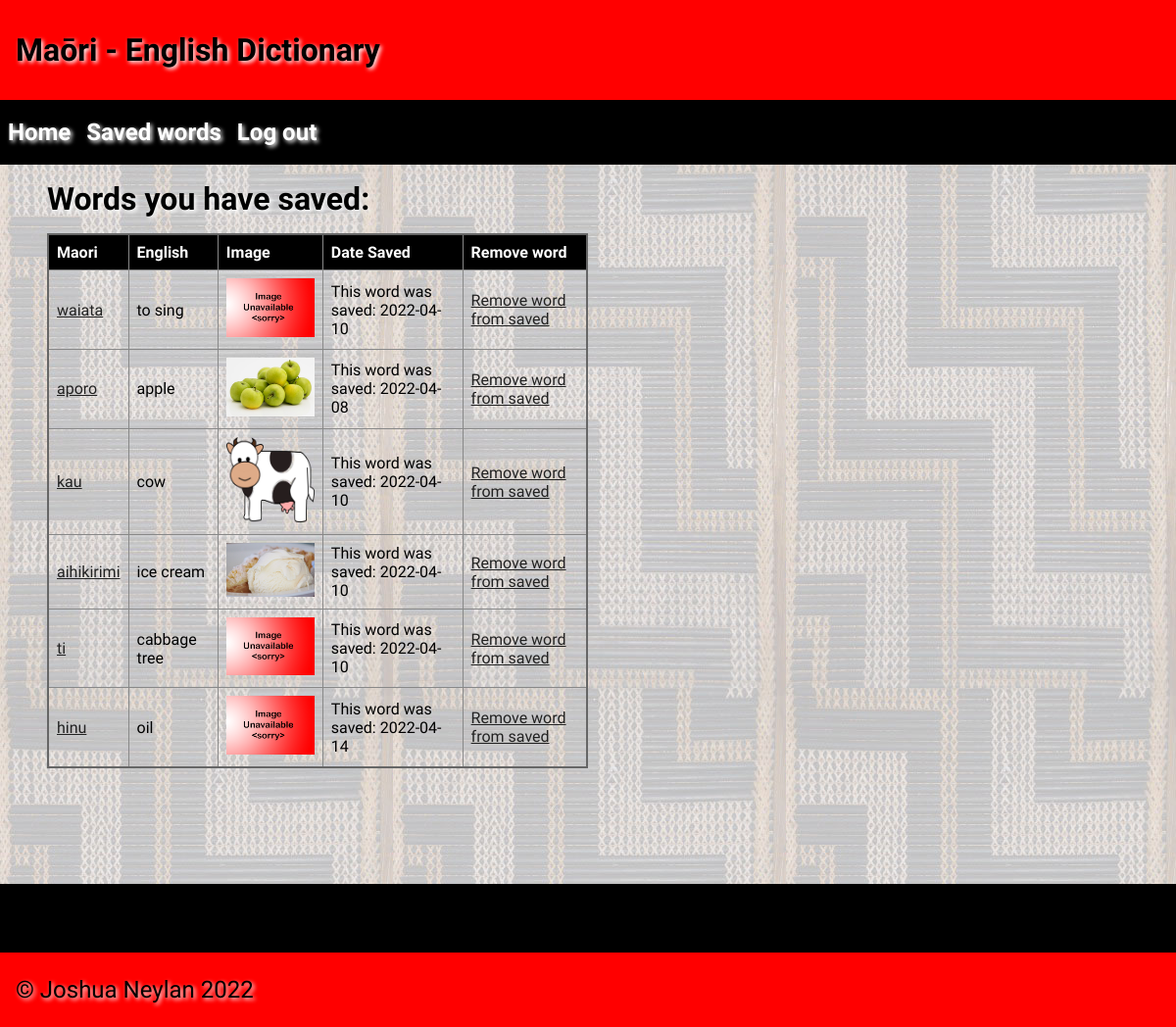
The app's page /saved (signed in), older data.
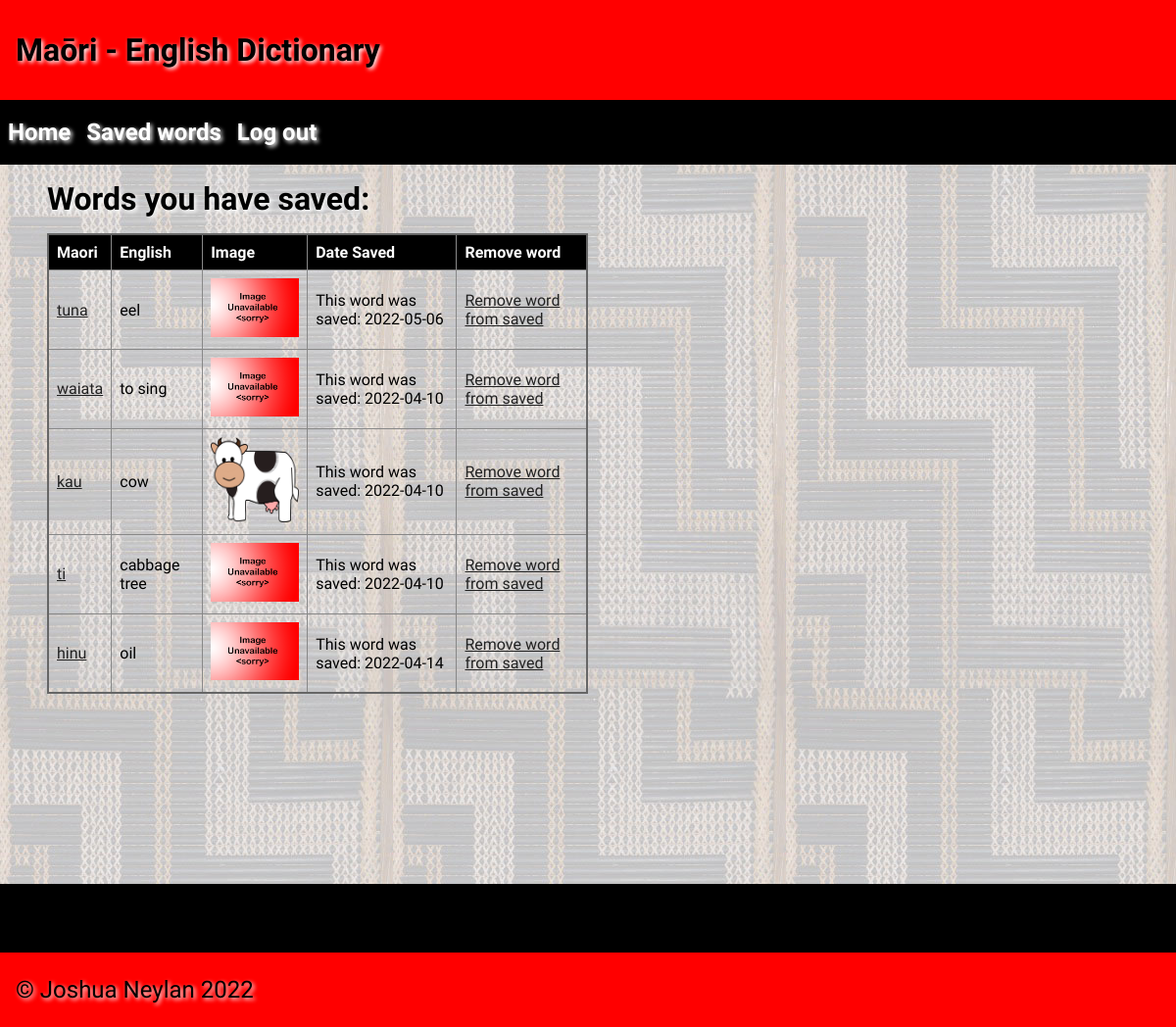
The same page, newer data.
### tables this page shows
CREATE TABLE "Saved_words"
(
    id        INTEGER
        constraint Saved_words_pk
            primary key autoincrement,
    word_id   INTEGER
        references Dictionary,
    user_id   INTEGER
        references User,
    timestamp datetime
);

CREATE TABLE "Dictionary"
(
    id         integer
        constraint Dictionary_pk
            primary key autoincrement,
    maori      varchar(85),
    english    varchar(100),
    category   varchar(50),
    year_level integer(10),
    image      varchar(100),
    timestamp  datetime,
    author     varchar(60),
    definition varchar(200)
);

### app.py (the view)
@app.route("/saved")
def render_saved():
    if not is_logged_in():
        return redirect("/")
    user_id = session["user_id"]
    con = create_connection(DB_NAME)
    query = "SELECT word_id, timestamp FROM Saved_words WHERE user_id = ?;"
    cur = con.cursor()
    cur.execute(query, (user_id,))
    word_ids_with_timestamps = cur.fetchall()
    for i in range(len(word_ids_with_timestamps)):
        word_ids_with_timestamps[i] = word_ids_with_timestamps[i][0], word_ids_with_timestamps[i][1]
    word_ids_with_timestamps = list(set(word_ids_with_timestamps))
    query = "SELECT maori, english, category, image, id FROM Dictionary WHERE id = ?;"
    saved_words_details_list = []
    for word_id_with_timestamp in word_ids_with_timestamps:
        cur.execute(query, (word_id_with_timestamp[0],))
        word_details = cur.fetchall()
        updated_word_details = []
        for word in word_details[0]:
            updated_word_details.append(word)
        if updated_word_details[3] is None:
            updated_word_details[3] = "noimage.png"
        saved_words_details_list.append([updated_word_details, word_id_with_timestamp[1]])
    return render_template("saved_words.html", logged_in=is_logged_in(),
                           saved_words_details_list=saved_words_details_list)

### app.py (called while the page is built)
def create_connection(db_file):
    try:
        connection = sqlite3.connect(db_file)
        connection.execute("pragma foreign_keys=ON")
        return connection
    except Error as e:
        print(e)
    return None

def is_logged_in():
    if session.get("email") is None:
        return False
    return True

### templates/saved_words.html (shortened to what this page needs)
{% extends 'base.html' %}
{% block heading %}Maōri - English Dictionary{% endblock %}
{% block main %}
    <h1> Words you have saved:</h1>
    <table>
        <tr>
            <th> Maori </th>
            <th> English</th>
            <th> Image </th>
            <th> Date Saved </th>
            <th> Remove word</th>
        </tr>
        {% for word_details in saved_words_details_list %}
            <tr>
                <td><a href = "/{{word_details[0][2]}}/{{word_details[0][0]}}">{{word_details[0][0]}}</a></td>
                <td> {{word_details[0][1]}} </td>
                <td><img class = "thumb" src = "../static/images/{{word_details[0][3]}}"></td>
                <td>This word was saved: {{word_details[1]}}</td>
                <td><a href = "/unsaveword-{{word_details[0][2]}}-{{word_details[0][4]}}">Remove word from saved</a></td>
            </tr>
        {% endfor %}
    </table>
{% endblock %}

### templates/base.html (shortened to what this page needs)
<!doctype html>
<html lang="en">
<head>
	<link href="{{ url_for('static', filename='css/style.css') }}" rel="stylesheet">
</head>
<body>
    <header>
        <h1>{% block heading %}{% endblock %}</h1>
    </header>
    <nav>
        <ul>
            <li><h1><a href="\">Home</a></h1></li>
            {% if logged_in %}
                <li><h1><a href="/saved">Saved words</a></h1></li>
                <li><h1><a href="/logout">Log out</a></h1></li>
            {% else %}
                <li><h1><a href="/login">Login</a></h1></li>
            {% endif %}
        </ul>
    </nav>
    <main>
        <div id = "container">
            {% block main%}{% endblock %}
        </div>
    </main>
    <div class = "footer_top"></div>
    <footer>
        <p>
            &copy; Joshua Neylan 2022
        </p>
    </footer>
</body>
</html>

### static/css/style.css (style rules this page uses)
* { font-family: Comfortaa, sans-serif; margin: 0; padding: 0; box-sizing: border-box; }
header { grid-area: header; background-color: #f00; padding: 1rem; }
nav { grid-area: nav; }
h1, h2, h3, h4 { padding: 1rem 0; font-family: 'Suez One', serif; color: #000; text-shadow: 2px 2px 4px #fff; }
p { padding: 0.5rem 0; }
a { color: #222; }
img { max-width: 500px; }
table { width: 50%; border: 2px solid #666; border-collapse: collapse; }
th, td { border: 1px solid #888; padding: 0.5rem; text-align: left; }
th { background-color: #000; color: #fff; }
.thumb { max-width: 90px; }
footer { grid-area: footer; padding: 1rem; background: #ff0000; }
.footer_top { display: block; width: 100%; height: 70px; background-color: #000000; }
footer p { color: #000; text-shadow: 2px 2px 4px #fff; font-size: 1.5rem; }
#container { width: 92vw; margin: auto; display: table; }
nav { width: 100%; float: left; background-color: rgba(0, 0, 0, 1) }
nav ul { list-style: none; }
nav li { padding: 0.2rem 0.5rem; display: inline; float: left; }
nav a { color: #fff; text-decoration: none; }
main { min-height: 100vh; background-image: url("../images/poutama.jpg"); background-repeat: repeat; }

Row changes from the older to the newer data that the page shows:
removed Saved_words: maori "aporo", english "apple", image (picture), timestamp "2022-04-08"
removed Saved_words: maori "aihikirimi", english "ice cream", image (picture), timestamp "2022-04-10"
added Saved_words: maori "tuna", english "eel", timestamp "2022-05-06"
